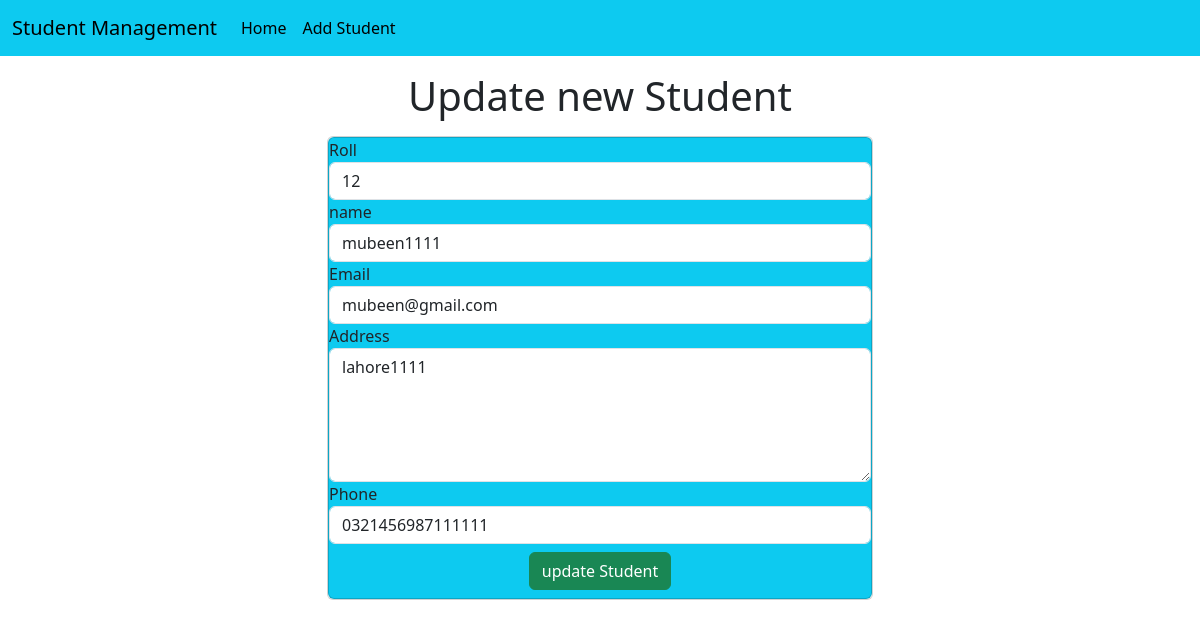
The app's page /update-std/8 with its own data.
### crudstd/models.py (models this page shows)
class Student(models.Model):
    roll=models.CharField(max_length=100)
    name=models.CharField(max_length=50)
    email=models.CharField(max_length=50)
    address=models.CharField(max_length=50)
    phone=models.CharField(max_length=50)

### crudstd/views.py (the view)
# urls.py: path('update-std/<int:roll>',update_std,name='update_std'),
def update_std(request,roll):
    std=Student.objects.get(pk=roll)
    return render(request,"std/update.html",{'std':std})

### templates/std/update.html (shortened to what this page needs)
<!doctype html>
<html lang="en">
  <head>
    <link href="https://cdn.jsdelivr.net/npm/bootstrap@5.3.0-alpha1/dist/css/bootstrap.min.css" rel="stylesheet">
  </head>
  <body>
    {% include 'std/navbar.html' %}
    <h1 class="text-center my-3">Update new Student</h1>
    <div class="container">
        <div class="row">
            <div class="col-md-6 offset-md-3">
                <div class="card ">
                    <div class="card body bg-info">
                        <form action="{% url 'do_update_std' std.id %}" method="POST">
                           <div class="md-3">
                            <label for="roll">Roll</label>
                            <input name="std_roll" type="text" class="form-control" id='roll' placeholder="Enter your roll number" required value="{{std.roll}}">
                           </div>
                           <div class="md-3">
                            <label for="name">name</label>
                            <input name="std_name" type="text" id='name' class="form-control" placeholder="Enter Your name" required value="{{std.name}}">
                           </div>
                           <div class="md-3">
                            <label for="email">Email</label>
                            <input name="std_email" type="text" id='email' class="form-control" placeholder="Enter your Email" required value="{{std.email}}">
                           </div>
                           <div class="md-3">
                            <label for="address">Address</label>
                            <textarea name="std_address" id="" id='address' cols="30" rows="5" placeholder="Enter your address" class="form-control" >{{std.address}}</textarea>
                           </div>
                           <div class="md-3">
                            <label for="phone">Phone</label>
                            <input name="std_phone" type="text" id='phone' class="form-control" placeholder="Enter your phone" required value="{{std.phone}}">
                           </div>
                           <div class="container text-center my-2">
                            <button class="btn btn-success">update Student</button>
                           </div>
                        </form>
                    </div>
                </div>
            </div>
        </div>
    </div>
  </body>
</html>

### records on screen
Student: std_roll "12", std_name "mubeen1111", std_email "mubeen@gmail.com", std_address "lahore1111", std_phone "0321456987111111"
